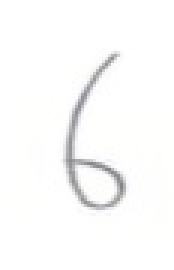
#> input picture notebook/testimg/0/7.jpg, 58 x 90 px, found by its file name (shown 3 times larger)
$ jupyter execute --allow-errors Untitled1.ipynb   (shell and % lines are left out)   (older library calls are emulated)
#> lines starting #> are read from the running program, lines starting #| are printed output that depends on the picture; after the words box and inside, x2 and y2 are one past the last pixel; in counts of white or black regions, pixels touching at a corner belong together
[cell 1]
import numpy as np
import cv2
import matplotlib
import matplotlib.pyplot as plt
import matplotlib.patches as patches
import random
import tensorflow as tf
import numpy as np
import time
from scipy.ndimage import uniform_filter
from sklearn.model_selection import train_test_split

[cell 2]
def get_non0_index_scope(l):
    """

    :param l:
    :return:
    """
    if l[0]:
        start = 0
    else:
        start = l.index(True)
    l.reverse()
    if l[0]:
        end = 0
    else:
        end = l.index(True)
    end = len(l) - end
    return start, end


def get_min_content_area(img):
    """

    :param img:
    :return:
    """
    col_proj = (np.sum(img, axis=0) != 0).tolist()
    row_proj = (np.sum(img, axis=1) != 0).tolist()
    col_start, col_end = get_non0_index_scope(col_proj)
    row_start, row_end = get_non0_index_scope(row_proj)

    return row_start, row_end, col_start, col_end


def get_resize_padding_img(img, size=None, padding=None):
    """

    :param img:
    :param size:
    :param padding:
    :return:
    """
    if size and padding:
        sub_img = cv2.resize(img, size)
        sub_img = np.pad(sub_img, padding, mode='constant')
        sub_img = np.pad(sub_img, ((3,), (3,)), mode='constant')
    else:
        sub_img = cv2.resize(img, (28, 28))
    return sub_img

[cell 3]
def preprocessing(img):
    row_start, row_end, col_start, col_end = get_min_content_area(img)
    sub_img = img[row_start: row_end, col_start: col_end]

    if col_end - col_start < row_end - row_start:  # 铅直边较长
        change_rate = (row_end - row_start - 42) / float((row_end - row_start))
        changed_width = int((col_end - col_start) * (1 - change_rate))

        if changed_width % 2 == 1:
            changed_width += 1
        if changed_width == 0:
            changed_width = 2
        pad = (42 - changed_width) / 2
        padding = ((0,), (int(pad),))

#         print(y1 - y0, x1 - x0, 1 - change_rate, changed_width, pad)
#         plt.imshow(sub_img)
#         plt.show()

        sub_img = get_resize_padding_img(sub_img, size=(changed_width, 42), padding=padding)

    else:  # 水平边较长
        # change_rate = (x1 - x0 - 42) / float((x1 - x0))
        # changed_height = int((y1 - y0) * (1 - change_rate))

        change_rate = (col_end - col_start - 42) / float((col_end - col_start))
        changed_height = int((row_end - row_start) * (1 - change_rate))

        if changed_height % 2 == 1:
            changed_height += 1
        if changed_height == 0:
            changed_height = 2
        pad = (42 - changed_height) / 2
        padding = ((int(pad),), (0,))

#         print(y1 - y0, x1 - x0, 1 - change_rate, changed_height, pad)
#         plt.imshow(sub_img)
#         plt.show()

        sub_img = get_resize_padding_img(sub_img, size=(42, changed_height), padding=padding)

    return sub_img

[cell 4]
# [61 lines left out: functions read_img, get_data, not called in this run]

[cell 5]
# [55 lines left out: function hog_feature_mul, not called in this run]

#> (a cell that did not finish here is left out)

---

[cell 7]
ori = cv2.imread('F:\\dl\\7.jpg', cv2.IMREAD_GRAYSCALE)
#> ori: shape (90, 58); min 132, max 255, mean 250.8
img = (255 - ori) / 255.
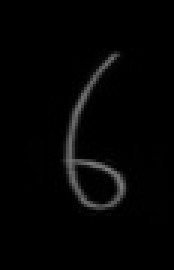
#> img: shape (90, 58) float64 (shown 3 times larger); min 0, max 0.482, mean 0.0167
plt.imshow(img)

[cell 8]
ret, binary = cv2.threshold(ori, 0, 1, cv2.THRESH_OTSU)
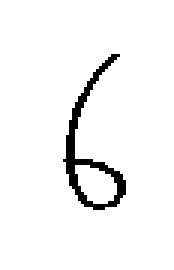
#> binary: shape (90, 58) (shown 3 times larger); values 0 (black) and 1 (white), 95.7% white; black in thin lines or dots, all inside (x1, y1, x2, y2) = (21, 18, 42, 70)
#> ret = 214
binary = 1 - binary
plt.imshow(binary)

[cell 9]
img = img * binary
plt.imshow(img)

[cell 10]
img[img < 0.16] = 0
img = preprocessing(img)
#> in get_min_content_area, `col_proj = (np.sum(img, axis=0) != 0).tolist()`: col_proj = 58 items, first 6: False, False, False, False, False, False
#> in get_min_content_area, `row_proj = (np.sum(img, axis=1) != 0).tolist()`: row_proj = 90 items, first 6: False, False, False, False, False, False
#> in get_non0_index_scope, `start = l.index(True)`: start = 21
#> in get_non0_index_scope, `end = l.index(True)`: end = 16
#> in get_non0_index_scope, `end = len(l) - end`: end = 42
#> in get_min_content_area, `col_start, col_end = get_non0_index_scope(col_proj)`: col_start = 21; col_end = 42
#> in get_min_content_area, `row_start, row_end = get_non0_index_scope(row_proj)`: row_start = 18; row_end = 70
#> in preprocessing, `row_start, row_end, col_start, col_end = get_min_content_area(img)`: row_start = 18; row_end = 70; col_start = 21; col_end = 42
#> in preprocessing, `sub_img = img[row_start: row_end, col_start: col_end]`:
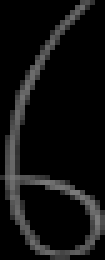
#> sub_img: shape (52, 21) float64 (shown 5 times larger); min 0, max 0.482, mean 0.0645
#> in preprocessing, `change_rate = (row_end - row_start - 42) / float((row_end - row_start))`: change_rate = 0.192
#> in preprocessing, `changed_width = int((col_end - col_start) * (1 - change_rate))`: changed_width = 16
#> in preprocessing, `pad = (42 - changed_width) / 2`: pad = 13
#> in preprocessing, `padding = ((0,), (int(pad),))`: padding = ((0,), (13,))
#> in get_resize_padding_img, `sub_img = np.pad(sub_img, padding, mode='constant')`:
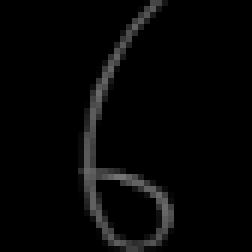
#> sub_img: shape (42, 42) float64 (shown 6 times larger); min 0, max 0.459, mean 0.0244
#> in get_resize_padding_img, `sub_img = np.pad(sub_img, ((3,), (3,)), mode='constant')`:
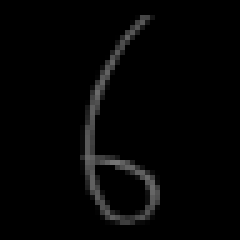
#> sub_img: shape (48, 48) float64 (shown 5 times larger); min 0, max 0.459, mean 0.0187
plt.imshow(img)

[cell 11]
sobel = cv2.Sobel(ori, cv2.CV_8U, dx=1, dy=0, ksize=3)
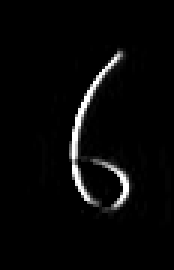
#> sobel: shape (90, 58) (shown 3 times larger); min 0, max 255, mean 7.9
edges = cv2.Canny(ori,5,100,apertureSize = 3)
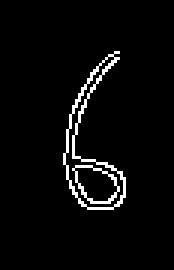
#> edges: shape (90, 58) (shown 3 times larger); 3.7% white in thin lines or dots, all inside (x1, y1, x2, y2) = (21, 17, 42, 70)
print(np.max(edges))
#| 255
plt.imshow(edges)

[cell 12]
rr, bb = cv2.threshold(sobel, 0, 1, cv2.THRESH_OTSU)
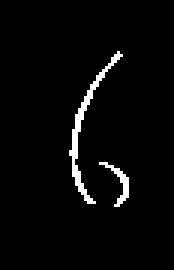
#> bb: shape (90, 58) (shown 3 times larger); values 0 (black) and 1 (white), 3% white in thin lines or dots, all inside (x1, y1, x2, y2) = (23, 17, 43, 69)
#> rr = 105
plt.imshow(bb)

[cell 13]
lines = cv2.HoughLines(edges, 0.8, np.pi / 180, 10)
#> lines = 127 rows, first 8: [41.6, 0.559], [38.4, 0.367], [37.6, 0.332], [40, 0.419], [32.8, 0.192], [33.6, 0.209], [34.4, 0.227], [36.8, 0.314]
for r,theta in lines[0]:

    # Stores the value of cos(theta) in a
    a = np.cos(theta)

    # Stores the value of sin(theta) in b
    b = np.sin(theta)

    # x0 stores the value rcos(theta)
    x0 = a*r

    # y0 stores the value rsin(theta)
    y0 = b*r

    # x1 stores the rounded off value of (rcos(theta)-1000sin(theta))
    x1 = int(x0 + 1000*(-b))

    # y1 stores the rounded off value of (rsin(theta)+1000cos(theta))
    y1 = int(y0 + 1000*(a))

    # x2 stores the rounded off value of (rcos(theta)+1000sin(theta))
    x2 = int(x0 - 1000*(-b))

    # y2 stores the rounded off value of (rsin(theta)-1000cos(theta))
    y2 = int(y0 - 1000*(a))

    # cv2.line draws a line in img from the point(x1,y1) to (x2,y2).
    # (0,0,255) denotes the colour of the line to be
    #drawn. In this case, it is red.
    cv2.line(img,(x1,y1), (x2,y2), (255,255,255), 2)
#> this loop made 1 pass
#> (r, theta, a, b, x0, y0, x1, y1) on pass 1: (41.6, 0.559, 0.848, 0.53, 35.28, 22.04, -494, 870)
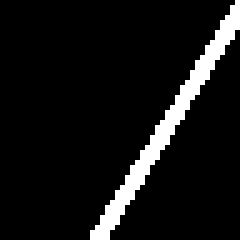
#> img: shape (48, 48) float64 (shown 5 times larger); 7.94% of pixels changed, all inside (x1, y1, x2, y2) = (18, 0, 48, 48)

cv2.namedWindow('img', cv2.WINDOW_NORMAL)
cv2.imshow('img', img)
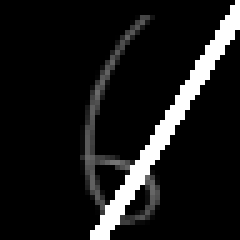
#> window 'img': shape (48, 48) (shown 5 times larger); min 0, max 255, mean 24.5
cv2.waitKey(0)
cv2.destroyAllWindows()
